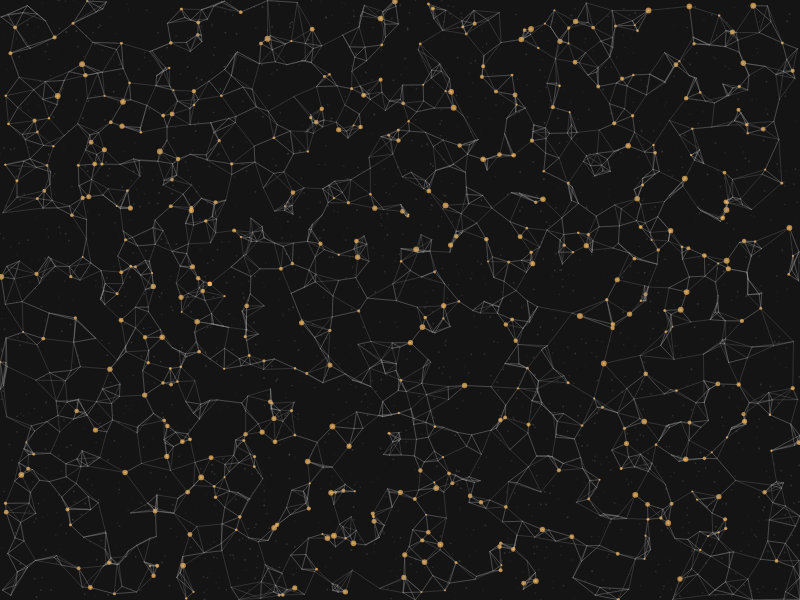
Frame 1 (no input)
Frame 60 (no input): identical to frame 1, image omitted
Frame 120 (the mouse pressed at the canvas centre since frame 60): identical to frame 1, image omitted

The p5.js sketch that drew this single still picture (run headless with seeded random() and noise() and a simulated clock; from frame 60 on, the mouse is pressed at the canvas centre):

// p5.js sketch
// ── sketch.js
let roots = [];
let particles = [];
let grid = [];
let cellSize = 40;
let rows, cols;

function setup() {
  createCanvas(800, 600);
  pixelDensity(1);
  
  rows = ceil(height / cellSize);
  cols = ceil(width / cellSize);
  grid = new Array(rows);
  for (let i = 0; i < rows; i++) {
    grid[i] = new Array(cols).fill().map(() => []);
  }

  // Generate root system
  for (let i = 0; i < 1500; i++) {
    let x = random(width);
    let y = random(height);
    let size = random(2, 6);
    let isCrystallized = random() > 0.7;
    roots.push({ x, y, size, isCrystallized });
    
    let col = floor(x / cellSize);
    let row = floor(y / cellSize);
    if (col >= 0 && col < cols && row >= 0 && row < rows) {
      grid[row][col].push(roots.length - 1);
    }
  }

  // Generate particles for glow effect
  for (let i = 0; i < 3000; i++) {
    let x = random(width);
    let y = random(height);
    let size = random(0.5, 2);
    particles.push({ x, y, size });
  }
}

function draw() {
  background(20);

  // Draw root connections
  for (let root of roots) {
    let col = floor(root.x / cellSize);
    let row = floor(root.y / cellSize);
    
    if (col >= 0 && col < cols && row >= 0 && row < rows) {
      let neighbors = [];
      
      // Check nearby cells
      for (let dy = -1; dy <= 1; dy++) {
        for (let dx = -1; dx <= 1; dx++) {
          let nx = col + dx;
          let ny = row + dy;
          if (nx >= 0 && nx < cols && ny >= 0 && ny < rows) {
            for (let idx of grid[ny][nx]) {
              let other = roots[idx];
              let d = dist(root.x, root.y, other.x, other.y);
              if (d < 80 && d > 1) neighbors.push({ idx, d });
            }
          }
        }
      }

      // Sort by distance and draw connections
      neighbors.sort((a, b) => a.d - b.d);
      stroke(150, 60);
      noFill();
      
      for (let j = 0; j < min(4, neighbors.length); j++) {
        let n = neighbors[j];
        if (n.idx !== roots.indexOf(root)) {
          line(root.x, root.y, roots[n.idx].x, roots[n.idx].y);
        }
      }

      // Draw crystallized roots with glow
      if (root.isCrystallized) {
        noStroke();
        
        // Create radial gradient glow
        let gradient = drawingContext.createRadialGradient(
          root.x, root.y, 0,
          root.x, root.y, root.size * 3
        );
        gradient.addColorStop(0, color(255, 200, 100, 200));
        gradient.addColorStop(1, color(255, 100, 50, 0));

        drawingContext.fillStyle = gradient;
        ellipse(root.x, root.y, root.size * 3);
        
        // Draw core
        fill(255, 180, 100);
        noStroke();
        ellipse(root.x, root.y, root.size);
      }
    }
  }

  // Draw background particles for depth
  for (let particle of particles) {
    let alpha = map(particle.size, 0.5, 2, 30, 100);
    fill(100, alpha);
    noStroke();
    ellipse(particle.x, particle.y, particle.size);
  }
}
